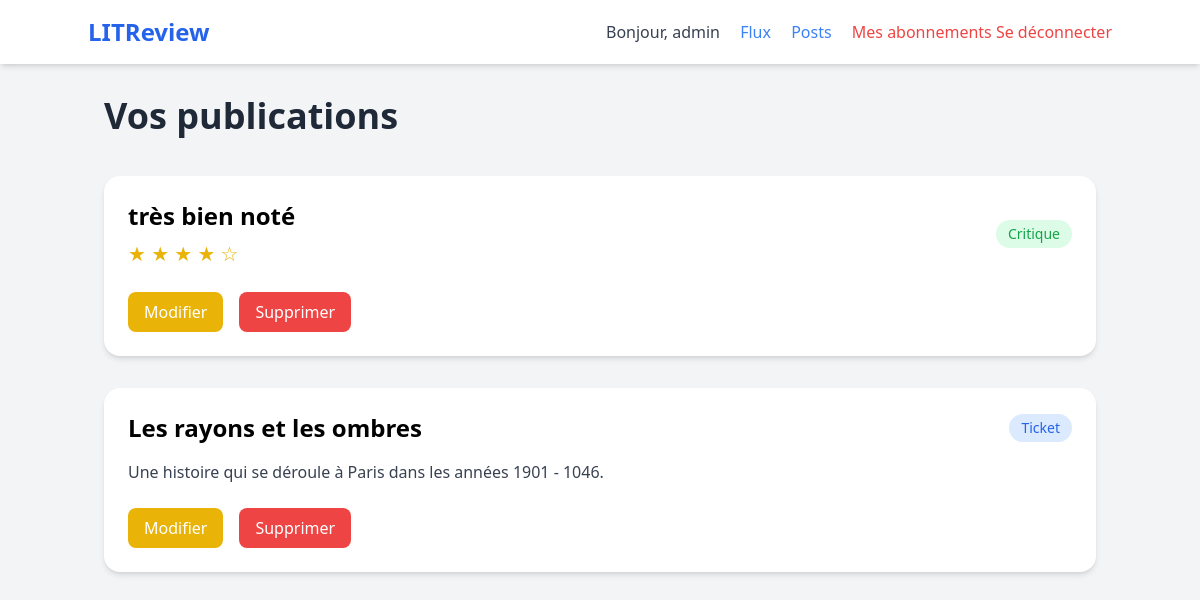
Page /posts/ (signed in) on the committed database.
### AppCritique/models.py (models this page shows, shortened)
class CustomUser(AbstractUser):
    pass

class Review(models.Model):
    ticket = models.ForeignKey(
        to=Ticket,
        on_delete=models.CASCADE
    )
    rating = models.PositiveSmallIntegerField(
        validators=[
            MinValueValidator(0),
            MaxValueValidator(5)
        ]
    )
    headline = models.CharField(max_length=128)
    body = models.TextField(
        max_length=8192,
        blank=True
    )
    user = models.ForeignKey(
        to=settings.AUTH_USER_MODEL,
        on_delete=models.CASCADE
    )
    time_created = models.DateTimeField(
        auto_now_add=True
    )

class Ticket(models.Model):
    title = models.CharField(max_length=128)
    description = models.TextField(
        max_length=2048,
        blank=True
    )
    image = models.ImageField(
        null=True,
        blank=True,
        upload_to='tickets/'
    )
    user = models.ForeignKey(
        to=settings.AUTH_USER_MODEL,
        on_delete=models.CASCADE
    )
    time_created = models.DateTimeField(
        auto_now_add=True
    )

### AppCritique/views.py (the view)
# urls.py: path('posts/', posts, name='posts'),
@login_required
def posts(request):
    tickets = Ticket.objects.filter(
        user=request.user
    )
    reviews = Review.objects.filter(
        user=request.user
    )
    tickets = tickets.annotate(
        content_type=Value(
            'TICKET',
            CharField()
        )
    )
    reviews = reviews.annotate(
        content_type=Value(
            'REVIEW',
            CharField()
        )
    )
    posts = sorted(
        chain(tickets, reviews),
        key=lambda post: post.time_created,
        reverse=True
    )
    return render(
        request,
        'AppCritique/posts.html',
        {'posts': posts}
    )

### AppCritique/templates/AppCritique/posts.html (shortened to what this page needs)
{% extends 'AppCritique/base.html' %}
{% block content %}
<h1 class="text-4xl font-bold text-gray-800 mb-10">
    Vos publications
</h1>
{% for post in posts %}
<div class="bg-white rounded-2xl shadow-md p-6 mb-8">
    {% if post.content_type == 'TICKET' %}
        <div class="flex justify-between items-center mb-4">
            <h2 class="text-2xl font-bold">
                {{ post.title }}
            </h2>
            <span class="bg-blue-100 text-blue-600 px-3 py-1 rounded-full text-sm">
                Ticket
            </span>
        </div>
        <p class="text-gray-700 mb-6">
            {{ post.description }}
        </p>
        <div class="flex gap-4">
            <a
                href="{% url 'update_ticket' post.id %}"
                class="bg-yellow-500 hover:bg-yellow-600 text-white px-4 py-2 rounded-lg transition"
            >
                Modifier
            </a>
            <a
                href="{% url 'delete_ticket' post.id %}"
                class="bg-red-500 hover:bg-red-600 text-white px-4 py-2 rounded-lg transition"
            >
                Supprimer
            </a>
        </div>
    {% elif post.content_type == 'REVIEW' %}
        <div class="flex justify-between items-center mb-4">
            <div>
                <h2 class="text-2xl font-bold">
                    {{ post.headline }}
                </h2>
                <div class="text-yellow-500 text-xl mt-2">
                    {% for i in "12345" %}
                        {% if forloop.counter <= post.rating %}
                            ★
                        {% else %}
                            ☆
                        {% endif %}
                    {% endfor %}
                </div>
            </div>
            <span class="bg-green-100 text-green-600 px-3 py-1 rounded-full text-sm">
                Critique
            </span>
        </div>
        <div class="flex gap-4">
            <a
                href="{% url 'update_review' post.id %}"
                class="bg-yellow-500 hover:bg-yellow-600 text-white px-4 py-2 rounded-lg transition"
            >
                Modifier
            </a>
            <a
                href="{% url 'delete_review' post.id %}"
                class="bg-red-500 hover:bg-red-600 text-white px-4 py-2 rounded-lg transition"
            >
                Supprimer
            </a>
        </div>
    {% endif %}
</div>
{% empty %}
<div class="bg-white rounded-2xl shadow-md p-8 text-center">
    <p class="text-gray-500 text-lg">
        Vous n'avez encore publié aucun contenu.
    </p>
</div>
{% endfor %}
{% endblock %}

### AppCritique/templates/AppCritique/base.html (shortened to what this page needs)
<!DOCTYPE html>
<html lang="fr">
<head>
    <script src="https://cdn.tailwindcss.com"></script>
    {% load static %}
    <link rel="stylesheet" href="{% static 'AppCritique/css/base.css' %}">
</head>
<body class="bg-gray-100 font-sans leading-normal tracking-normal">
    <nav class="bg-white p-4 shadow-md mb-8">
        <div class="container mx-auto flex justify-between items-center">
            <a href="/" class="text-2xl font-bold text-blue-600">LITReview</a>
            <div>
                {% if user.is_authenticated %}
                    <span class="mr-4 text-gray-700 font-medium">Bonjour, {{ user.username }}</span>
                    <a href="{% url 'feed' %}"class="mr-4 text-blue-500 hover:underline">Flux</a>
                    <a href="{% url 'posts' %}"class="mr-4 text-blue-500 hover:underline">Posts</a>
                    <a href="{% url 'subscriptions' %}" class="text-red-500 hover:underline">Mes abonnements</a>
                    <a href="{% url 'logout' %}" class="text-red-500 hover:underline">Se déconnecter</a>
                {% else %}
                    <a href="{% url 'login' %}" class="mr-4 text-blue-500 hover:underline">Connexion</a>
                    <a href="{% url 'signup' %}" class="bg-blue-500 text-white px-4 py-2 rounded">S'inscrire</a>
                {% endif %}
            </div>
        </div>
    </nav>
   <main class="container mx-auto px-4">
    {% block content %}
    {% endblock %}
</main>
</body>
</html>

### rows in the picture
CustomUser: username "admin"
Review: headline "très bien noté", rating 4 (drawn)
Ticket: title "Les rayons et les ombres", description "Une histoire qui se déroule à Paris dans les années 1901 - 1046."
